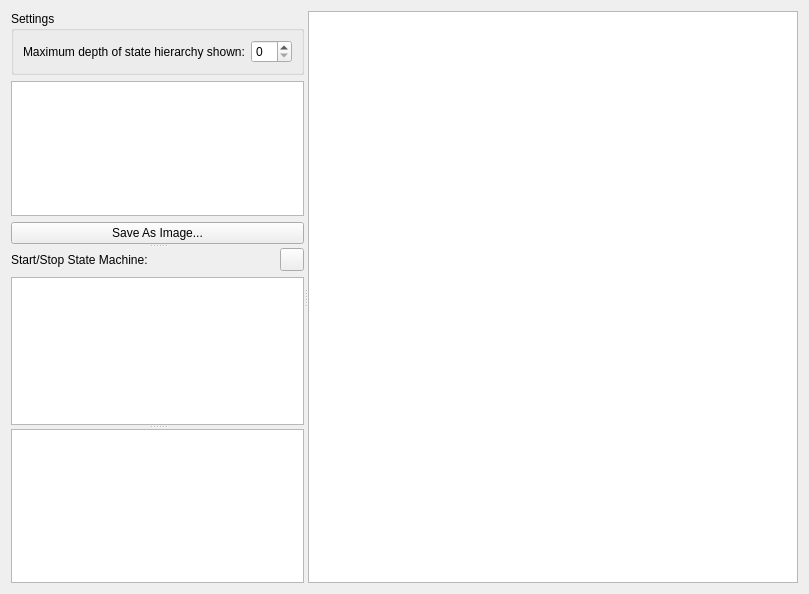
<?xml version="1.0" encoding="UTF-8"?>
<ui version="4.0">
 <class>GammaRay::StateMachineViewer</class>
 <widget class="QWidget" name="GammaRay::StateMachineViewer">
  <property name="geometry">
   <rect>
    <x>0</x>
    <y>0</y>
    <width>809</width>
    <height>594</height>
   </rect>
  </property>
  <property name="windowTitle">
   <string>Form</string>
  </property>
  <layout class="QVBoxLayout" name="verticalLayout_2">
   <item>
    <widget class="QSplitter" name="verticalSplitter">
     <property name="orientation">
      <enum>Qt::Horizontal</enum>
     </property>
     <widget class="QSplitter" name="splitter">
      <property name="orientation">
       <enum>Qt::Vertical</enum>
      </property>
      <widget class="QWidget" name="layoutWidget">
       <layout class="QVBoxLayout" name="verticalLayout">
        <item>
         <widget class="QGroupBox" name="groupBox">
          <property name="title">
           <string>Settings</string>
          </property>
          <layout class="QGridLayout" name="gridLayout_4">
           <item row="0" column="0">
            <widget class="QLabel" name="depthlLabel">
             <property name="text">
              <string>Maximum depth of state hierarchy shown:</string>
             </property>
            </widget>
           </item>
           <item row="0" column="1">
            <widget class="QSpinBox" name="depthSpinBox">
             <property name="value">
              <number>0</number>
             </property>
            </widget>
           </item>
          </layout>
         </widget>
        </item>
        <item>
         <widget class="QTreeView" name="stateMachinesView">
          <property name="rootIsDecorated">
           <bool>false</bool>
          </property>
          <property name="uniformRowHeights">
           <bool>true</bool>
          </property>
          <attribute name="headerStretchLastSection">
           <bool>false</bool>
          </attribute>
         </widget>
        </item>
        <item>
         <widget class="QPushButton" name="exportButton">
          <property name="text">
           <string>Save As Image...</string>
          </property>
         </widget>
        </item>
       </layout>
      </widget>
      <widget class="QWidget" name="layoutWidget">
       <layout class="QGridLayout" name="gridLayout">
        <item row="0" column="0">
         <widget class="QLabel" name="label">
          <property name="text">
           <string>Start/Stop State Machine:</string>
          </property>
         </widget>
        </item>
        <item row="0" column="1">
         <widget class="QToolButton" name="startStopButton">
          <property name="text">
           <string/>
          </property>
          <property name="checkable">
           <bool>true</bool>
          </property>
         </widget>
        </item>
        <item row="1" column="0" colspan="2">
         <widget class="QTreeView" name="singleStateMachineView">
          <property name="uniformRowHeights">
           <bool>true</bool>
          </property>
          <attribute name="headerStretchLastSection">
           <bool>false</bool>
          </attribute>
         </widget>
        </item>
       </layout>
      </widget>
      <widget class="QPlainTextEdit" name="plainTextEdit">
       <property name="readOnly">
        <bool>true</bool>
       </property>
       <property name="maximumBlockCount">
        <number>100</number>
       </property>
       <property name="centerOnScroll">
        <bool>false</bool>
       </property>
      </widget>
     </widget>
     <widget class="StateMachineView" name="graphicsView">
      <property name="sizePolicy">
       <sizepolicy hsizetype="Expanding" vsizetype="Expanding">
        <horstretch>1</horstretch>
        <verstretch>0</verstretch>
       </sizepolicy>
      </property>
     </widget>
    </widget>
   </item>
  </layout>
 </widget>
 <customwidgets>
  <customwidget>
   <class>StateMachineView</class>
   <extends>QGraphicsView</extends>
   <header>statemachineview.h</header>
  </customwidget>
 </customwidgets>
 <resources/>
 <connections/>
</ui>
